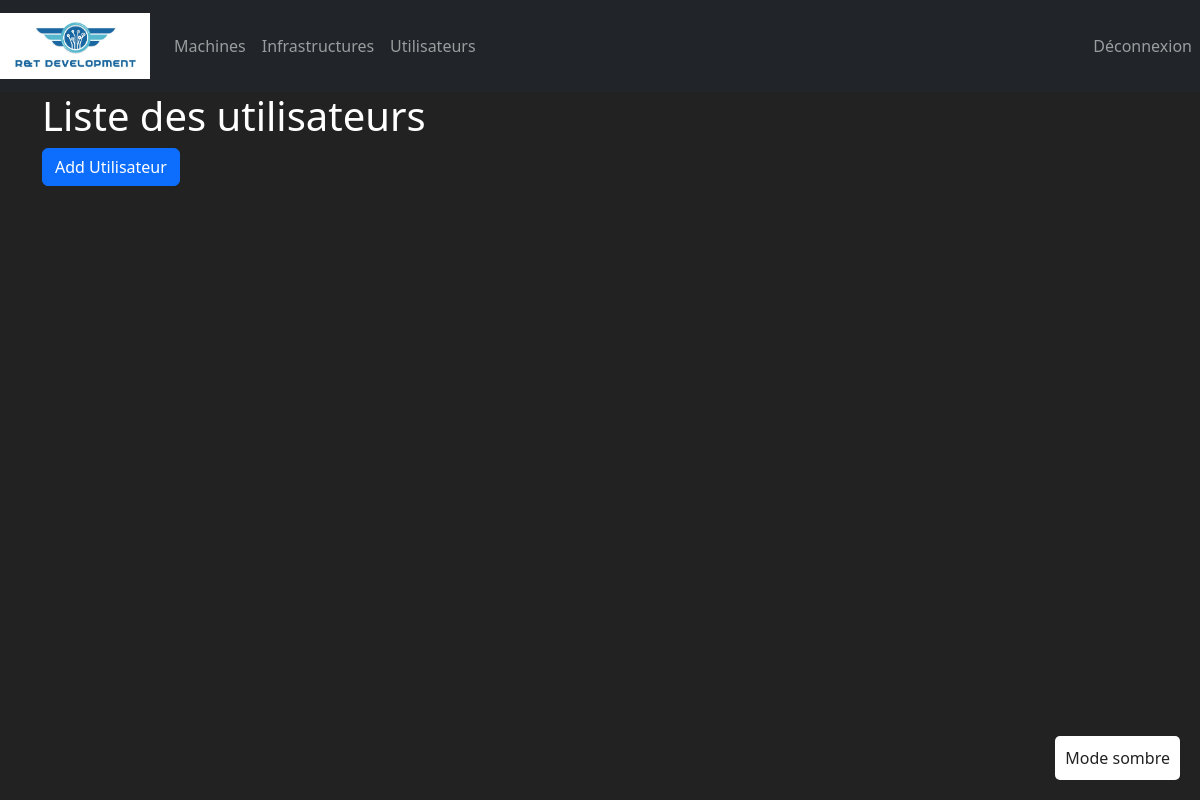
/utilisateurs/ (signed in), run on an earlier commit of the app's database.
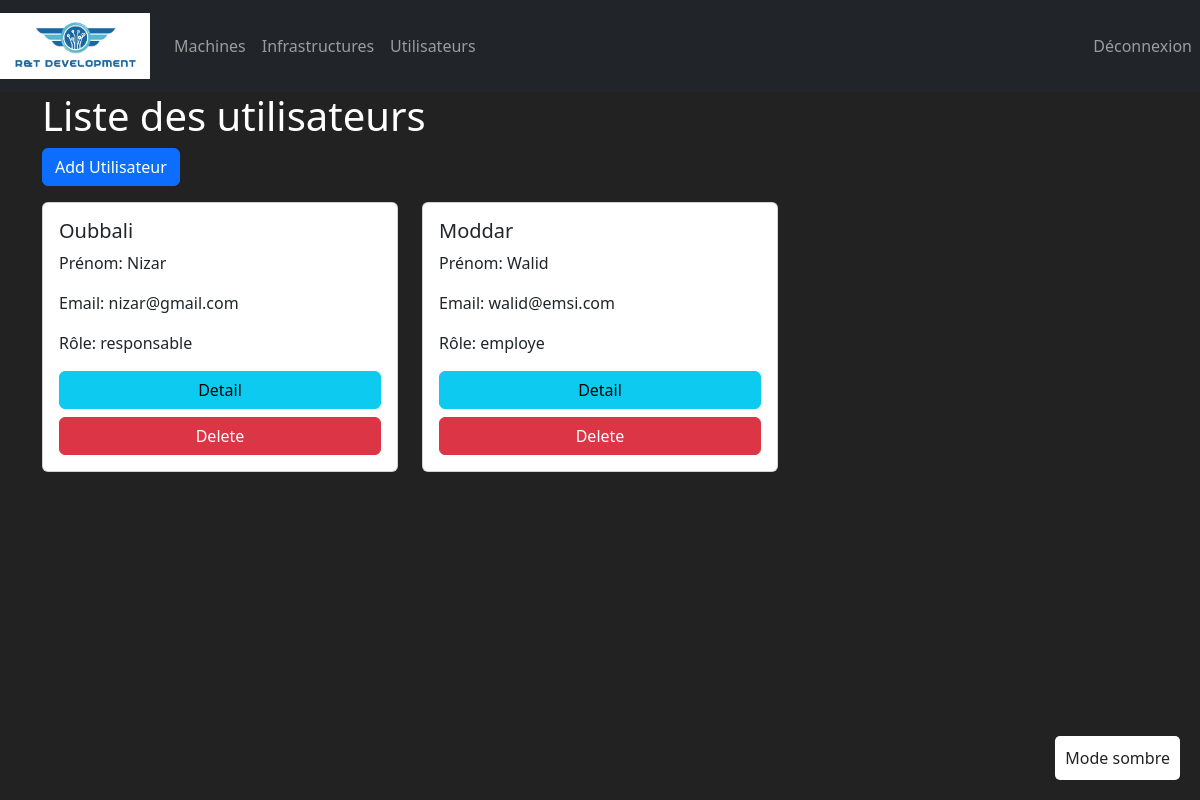
And on a later commit of the database.
### ManagementApp/models.py (models this page shows, shortened)
class Utilisateur(models.Model):
    ROLE_CHOICES = (
        ('employe', 'Employé'),
        ('responsable', 'Responsable'),
    )
    id = models.AutoField(
        primary_key=True,
        editable=False
    )
    nom = models.CharField(max_length=100)
    prenom = models.CharField(max_length=100)
    email = models.EmailField(unique=True)
    role = models.CharField(max_length=20, choices=ROLE_CHOICES)

### ManagementApp/views.py (the view)
# urls.py: path('utilisateurs/', views.utilisateur_list, name='utilisateur_list'),
@login_required
def utilisateur_list(request):
    utilisateurs = Utilisateur.objects.all()
    return render(request, 'utilisateur/list.html', {'utilisateurs': utilisateurs})

### ManagementApp/templates/utilisateur/list.html
{% extends 'index.html' %}
{% block content %}
<div class="container">
<h1>Liste des utilisateurs</h1>
<a href="{% url 'utilisateur_create' %}" class="btn btn-primary mb-3">Add Utilisateur</a>
<div class="row">
    {% for utilisateur in utilisateurs %}
    <div class="col-md-4">
        <div class="card mb-4">
            <div class="card-body">
                <h5 class="card-title">{{ utilisateur.nom }}</h5>
                <p class="card-text">Prénom: {{ utilisateur.prenom }}</p>
                <p class="card-text">Email: {{ utilisateur.email }}</p>
                <p class="card-text">Rôle: {{ utilisateur.role }}</p>
                <div class="d-grid gap-2">
                    <a href="{% url 'utilisateur_detail' utilisateur.id %}" class="btn btn-info">Detail</a>
                    <a href="{% url 'utilisateur_delete' utilisateur.id %}" class="btn btn-danger">Delete</a>
                </div>
            </div>
        </div>
    </div>
    {% endfor %}
</div>
</div>
{% endblock %}

What changed in the data, as far as the page shows it:
added Utilisateur: nom "Oubbali", prenom "Nizar", email "nizar@gmail.com", role "responsable"
added Utilisateur: nom "Moddar", prenom "Walid", email "walid@emsi.com", role "employe"
